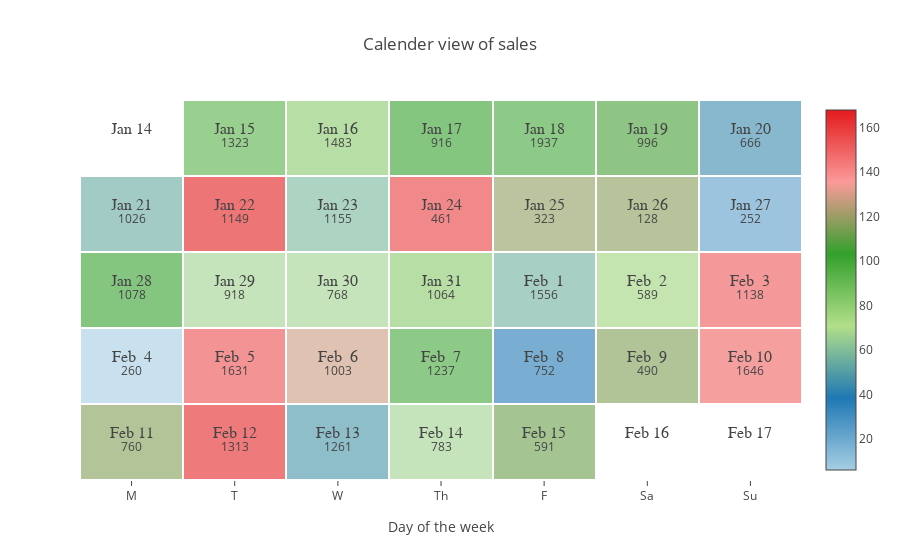

This figure's notebook cell:
### Code cell
st_date = datetime.date(2019, 1, 15)
end_date = datetime.date(2019, 2, 15)
create_calendar(df, st_date, end_date, text_var='sales', hue_var='traffic')

### Figure 1 — Plotly figure (JSON) as saved in the notebook; plotly's stock layout.template omitted (floating-point values rounded to 4 significant figures)
{"data": [{"mode": "text", "name": "Dates", "text": ["Jan 14", "Jan 15", "Jan 16", "Jan 17", "Jan 18", "Jan 19", "Jan 20", "Jan 21", "Jan 22", "Jan 23", "Jan 24", "Jan 25", "Jan 26", "Jan 27", "Jan 28", "Jan 29", "Jan 30", "Jan 31", "Feb  1", "Feb  2", "Feb  3", "Feb  4", "Feb  5", "Feb  6", "Feb  7", "Feb  8", "Feb  9", "Feb 10", "Feb 11", "Feb 12", "Feb 13", "Feb 14", "Feb 15", "Feb 16", "Feb 17"], "textfont": {"family": "Courier New, monospace", "size": 16}, "textposition": "top center", "type": "scatter", "uid": "cac21754-9694-11e9-844a-f0761cb23733", "x": [0, 1, 2, 3, 4, 5, 6, 0, 1, 2, 3, 4, 5, 6, 0, 1, 2, 3, 4, 5, 6, 0, 1, 2, 3, 4, 5, 6, 0, 1, 2, 3, 4, 5, 6], "y": [0, 0, 0, 0, 0, 0, 0, -1, -1, -1, -1, -1, -1, -1, -2, -2, -2, -2, -2, -2, -2, -3, -3, -3, -3, -3, -3, -3, -4, -4, -4, -4, -4, -4, -4]}, {"colorscale": [[0, "rgb(166,206,227)"], [0.2, "rgb(31,120,180)"], [0.4, "rgb(178,223,138)"], [0.6, "rgb(51,160,44)"], [0.8, "rgb(251,154,153)"], [1, "rgb(227,26,28)"]], "hoverinfo": "skip", "opacity": 0.6, "type": "heatmap", "uid": "cac21755-9694-11e9-b69e-f0761cb23733", "x": [0, 1, 2, 3, 4, 5, 6, 0, 1, 2, 3, 4, 5, 6, 0, 1, 2, 3, 4, 5, 6, 0, 1, 2, 3, 4, 5, 6, 0, 1, 2, 3, 4, 5, 6], "xgap": 2, "y": [0, 0, 0, 0, 0, 0, 0, -1, -1, -1, -1, -1, -1, -1, -2, -2, -2, -2, -2, -2, -2, -3, -3, -3, -3, -3, -3, -3, -4, -4, -4, -4, -4, -4, -4], "ygap": 2, "z": [null, 94, 82, 103, 99, 106, 44, 54, 168, 58, 160, 118, 117, 24, 103, 67, 67, 82, 56, 76, 153, 6, 155, 128, 99, 38, 115, 150, 116, 166, 47, 67, 112, null, null]}, {"mode": "text", "name": "Sales", "text": [null, 1323, 1483, 916, 1937, 996, 666, 1026, 1149, 1155, 461, 323, 128, 252, 1078, 918, 768, 1064, 1556, 589, 1138, 260, 1631, 1003, 1237, 752, 490, 1646, 760, 1313, 1261, 783, 591, null, null], "textposition": "bottom center", "type": "scatter", "uid": "cac21756-9694-11e9-aaaa-f0761cb23733", "x": [0, 1, 2, 3, 4, 5, 6, 0, 1, 2, 3, 4, 5, 6, 0, 1, 2, 3, 4, 5, 6, 0, 1, 2, 3, 4, 5, 6, 0, 1, 2, 3, 4, 5, 6], "y": [0, 0, 0, 0, 0, 0, 0, -1, -1, -1, -1, -1, -1, -1, -2, -2, -2, -2, -2, -2, -2, -3, -3, -3, -3, -3, -3, -3, -4, -4, -4, -4, -4, -4, -4]}], "layout": {"showlegend": false, "title": "Calender view of sales", "xaxis": {"showgrid": false, "showline": false, "ticktext": ["M", "T", "W", "Th", "F", "Sa", "Su"], "tickvals": [0, 1, 2, 3, 4, 5, 6], "title": "Day of the week", "zeroline": false}, "yaxis": {"autorange": true, "showgrid": false, "showline": false, "showticklabels": false, "ticks": "", "zeroline": false}}}
